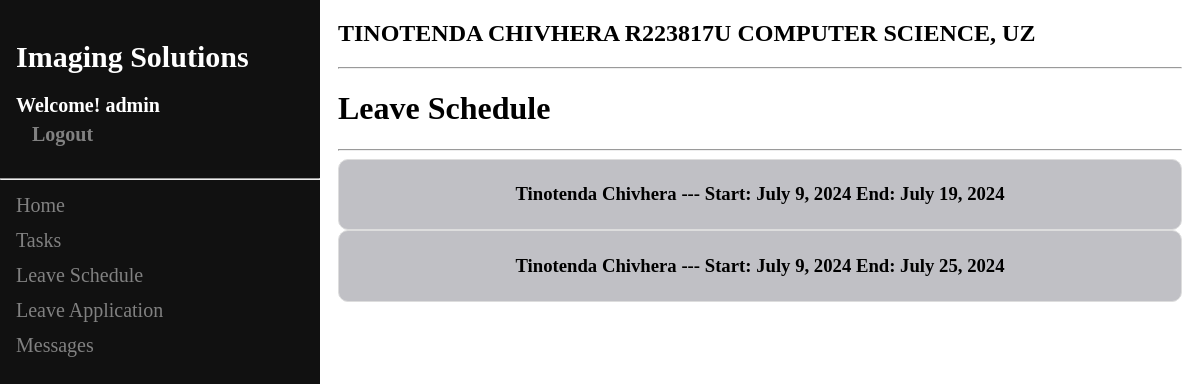
Screenshot of /view_schedule (signed in) with the database file from the repository.
### ems/models.py (models this page shows, shortened)
class User(AbstractUser):
    phone = models.IntegerField(default=0, null=True, blank=True)
    dept = models.ForeignKey(Department, on_delete=models.CASCADE,related_name="dept", default=1)
    role = models.ForeignKey(Role, on_delete=models.CASCADE,related_name="role", default=1)
    hours_worked = models.IntegerField(default=0, null=True, blank=True)

class Leave(models.Model):
    user = models.ForeignKey(User, on_delete=models.CASCADE)
    start = models.DateField()
    end = models.DateField()
    reason = models.TextField()
    approved = models.BooleanField(default=False)

### ems/views.py (the view)
# urls.py: path('view_schedule',views.view_schedule , name = 'view_schedule'),
def view_schedule(request):
    queryset = Leave.objects.all()
    context = {"schedules": queryset}
    return render(request, "schedules.html", context)

### ems/templates/schedules.html (shortened to what this page needs)
{% extends 'staff_base.html' %}
{% block content %}
<div class="container">
    <div class="container-fluid">
        <h1>Leave Schedule</h1>
        <hr>
        <div class="">
            {% for schedule in schedules %}
            <div class="card">
                <h3>{{schedule.user.first_name}} {{schedule.user.last_name}} ---  Start: {{schedule.start}}   End: {{schedule.end}}<h3>
            </div>
            {% endfor %}
        </div>
</div>
{% endblock %}

### ems/templates/staff_base.html (shortened to what this page needs)
<!DOCTYPE html>
<html lang="en">
<head>
</head>
<body>
<div class="sidenav">
    <h1 class="headi">Imaging Solutions</h1>
    {% if request.user.is_authenticated %}
    <h3 class="headi2">Welcome! {{ request.user.username }} <a href="{% url 'logout' %}">Logout</a></h3>
    {% endif %}
    <hr class="">
    <a href="/">Home</a>
    {% if request.user.is_authenticated %}
    <a class="nav-menu" href="{% url 'view_task' %}" role="button">Tasks</a>
    <a class="nav-menu" href="{% url 'view_schedule' %}" role="button">Leave Schedule</a>
    <a class="nav-menu" href="{% url 'apply_leave' %}" role="button">Leave Application</a>
    <a class="nav-menu" href="{% url 'messages' %}" role="button">Messages</a>
    {% else %}
    <a href="{% url 'login' %}">Login</a>
    {% endif %}
</div>
<div class="main">
    <div class="">
        <div class="">
            <h2 class="">TINOTENDA CHIVHERA R223817U COMPUTER SCIENCE, UZ</h2>
            <hr class="">
            {% block content %}
            {% endblock %}
        </div>
    </div>
</div>
</body>
</html>

### ems/templates/staff_base.html (style rules this page uses)
.sidenav { height: 100%; width: 320px; position: fixed; z-index: 1; top: 0; left: 0; background-color: #111; overflow-x: hidden; padding-top: 20px; }
.sidenav a { padding: 6px 8px 6px 16px; text-decoration: none; font-size: 20px; color: #818181; display: block; }
.headi { padding: 0px 4px 0px 16px; text-decoration: none; font-size: 30px; color: #fff; display: block; }
.headi2 { padding: 0px 0px 6px 16px; text-decoration: none; font-size: 20px; color: #fff; display: block; }
.main { margin-left: 320px; padding: 0px 10px; }
.card { background-color: #C0C0C5; padding: 5px; border: 1px solid #ddd; border-radius: 10px; text-align: center; margin: auto; }

### rows the page displays
User: user.username "admin"
Leave: user.first_name "Tinotenda", user.last_name "Chivhera", start "July 9, 2024", end "July 19, 2024"
Leave: user.first_name "Tinotenda", user.last_name "Chivhera", start "July 9, 2024", end "July 25, 2024"
